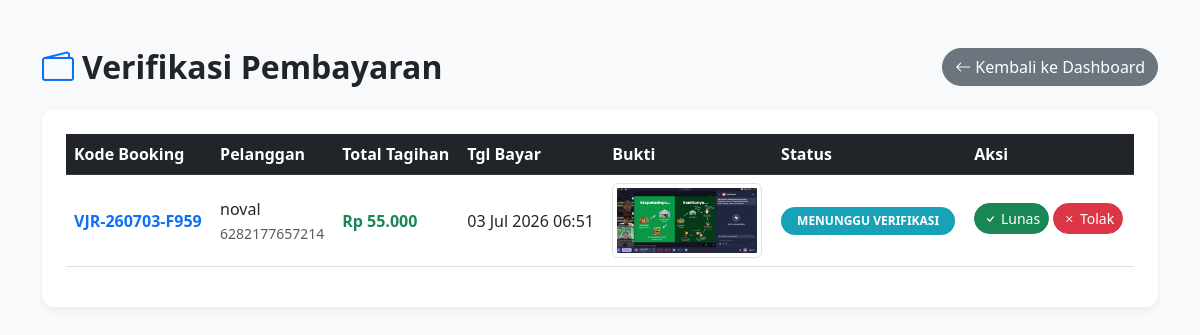
Page /admin_pembayaran.php (signed in) on the committed database.
### tables this page shows
CREATE TABLE `booking` (
  `id_booking` int(11) NOT NULL AUTO_INCREMENT,
  `nama` varchar(100) DEFAULT NULL,
  `tanggal_booking` date DEFAULT NULL,
  `jam_booking` varchar(20) DEFAULT NULL,
  `id_layanan` int(11) DEFAULT NULL,
  `nama_pelanggan` varchar(100) NOT NULL,
  `kode_booking` varchar(30) DEFAULT NULL,
  `no_hp` varchar(20) DEFAULT NULL,
  `id_barber` int(11) DEFAULT NULL,
  `id_gaya` int(11) DEFAULT NULL,
  `status` varchar(30) DEFAULT 'pending',
  `total_harga` decimal(10,2) DEFAULT 0.00,
  `catatan` text DEFAULT NULL,
  `metode_pembayaran` varchar(50) DEFAULT NULL,
  `status_pembayaran` enum('Menunggu Pembayaran','Menunggu Verifikasi','Lunas','Ditolak') NOT NULL DEFAULT 'Menunggu Pembayaran',
  `bukti_pembayaran` varchar(255) DEFAULT NULL,
  `tanggal_pembayaran` datetime DEFAULT NULL,
  `checkin_at` datetime DEFAULT NULL,
  `tanggal_selesai` datetime DEFAULT NULL,
  `created_at` datetime DEFAULT current_timestamp(),
  PRIMARY KEY (`id_booking`)
);

### admin_pembayaran.php (the view, shortened to what this page needs)
<?php
require_once 'koneksi.php';
$query = "SELECT b.*, l.nama_layanan, br.nama_barber
          FROM booking b
          JOIN layanan l ON b.id_layanan = l.id_layanan
          JOIN barber br ON b.id_barber = br.id_barber
          WHERE b.bukti_pembayaran IS NOT NULL AND b.bukti_pembayaran != ''
          ORDER BY b.tanggal_pembayaran DESC";
$result = $conn->query($query);
?>
<!DOCTYPE html>
<html lang="id">
<head>
    <link href="https://cdn.jsdelivr.net/npm/bootstrap@5.3.0/dist/css/bootstrap.min.css" rel="stylesheet">
    <link rel="stylesheet" href="https://cdn.jsdelivr.net/npm/bootstrap-icons@1.10.5/font/bootstrap-icons.css">
</head>
<body>
<div class="container py-5">
    <div class="d-flex justify-content-between align-items-center mb-4">
        <h2 class="fw-bold mb-0"><i class="bi bi-wallet2 text-primary me-2"></i>Verifikasi Pembayaran</h2>
        <a href="admin.php" class="btn btn-secondary rounded-pill"><i class="bi bi-arrow-left"></i> Kembali ke Dashboard</a>
    </div>
    <div class="card card-custom p-4">
        <div class="table-responsive">
            <table class="table table-hover align-middle">
                <thead class="table-dark">
                    <tr>
                        <th>Kode Booking</th>
                        <th>Pelanggan</th>
                        <th>Total Tagihan</th>
                        <th>Tgl Bayar</th>
                        <th>Bukti</th>
                        <th>Status</th>
                        <th>Aksi</th>
                    </tr>
                </thead>
                <tbody>
                    <?php if ($result && $result->num_rows > 0): ?>
                        <?php while ($row = $result->fetch_assoc()):
                            $status_class = 'badge-' . strtolower(str_replace(' ', '_', $row['status_pembayaran']));
                        ?>
                            <tr>
                                <td><span class="fw-bold text-primary"><?= $row['kode_booking'] ?></span></td>
                                <td>
                                    <?= htmlspecialchars($row['nama_pelanggan']) ?><br>
                                    <small class="text-muted"><?= htmlspecialchars($row['no_hp']) ?></small>
                                </td>
                                <td class="fw-bold text-success">Rp <?= number_format($row['total_harga'], 0, ',', '.') ?></td>
                                <td><?= date('d M Y H:i', strtotime($row['tanggal_pembayaran'])) ?></td>
                                <td>
                                    <?php
                                        $ext = strtolower(pathinfo($row['bukti_pembayaran'], PATHINFO_EXTENSION));
                                        $path = "uploads/bukti/" . htmlspecialchars($row['bukti_pembayaran']);
                                    ?>
                                    <?php if($ext === 'pdf'): ?>
                                        <a href="<?= $path ?>" target="_blank" class="btn btn-sm btn-outline-danger"><i class="bi bi-file-pdf"></i> Lihat PDF</a>
                                    <?php else: ?>
                                        <a href="<?= $path ?>" target="_blank">
                                            <img src="<?= $path ?>" class="img-thumbnail img-bukti" alt="Bukti Pembayaran">
                                        </a>
                                    <?php endif; ?>
                                </td>
                                <td><span class="badge rounded-pill px-3 py-2 <?= $status_class ?>"><?= strtoupper($row['status_pembayaran']) ?></span></td>
                                <td>
                                    <?php if ($row['status_pembayaran'] === 'Menunggu Verifikasi'): ?>
                                        <form method="post" class="d-inline-block mb-1">
                                            <button type="submit" class="btn btn-sm btn-success rounded-pill" onclick="return confirm('Terima pembayaran ini?');">
                                                <i class="bi bi-check"></i> Lunas
                                            </button>
                                        </form>
                                        <form method="post" class="d-inline-block">
                                            <button type="submit" class="btn btn-sm btn-danger rounded-pill" onclick="return confirm('Tolak pembayaran ini?');">
                                                <i class="bi bi-x"></i> Tolak
                                            </button>
                                        </form>
                                    <?php else: ?>
                                        <span class="text-muted small"><i class="bi bi-check2-all"></i> Selesai di-review</span>
                                    <?php endif; ?>
                                </td>
                            </tr>
                        <?php endwhile; ?>
                    <?php else: ?>
                        <tr>
                            <td colspan="7" class="text-center py-4 text-muted">Belum ada data pembayaran yang diupload.</td>
                        </tr>
                    <?php endif; ?>
                </tbody>
            </table>
        </div>
    </div>
</div>
</body>
</html>

### admin_pembayaran.php (style rules this page uses)
body { background-color: #f8f9fa; }
.card-custom { border: none; border-radius: 12px; box-shadow: 0 4px 6px rgba(0,0,0,0.05); }
.badge-menunggu_verifikasi { background-color: #17a2b8; color: #fff; }
.img-bukti { max-width: 150px; cursor: pointer; transition: transform 0.2s; }

### rows in the picture
booking: kode_booking "VJR-260703-F959", nama_pelanggan "noval", no_hp "6282177657214", total_harga "55.000", tanggal_pembayaran "03 Jul 2026 06:51", bukti_pembayaran (picture), status_pembayaran "MENUNGGU VERIFIKASI"
